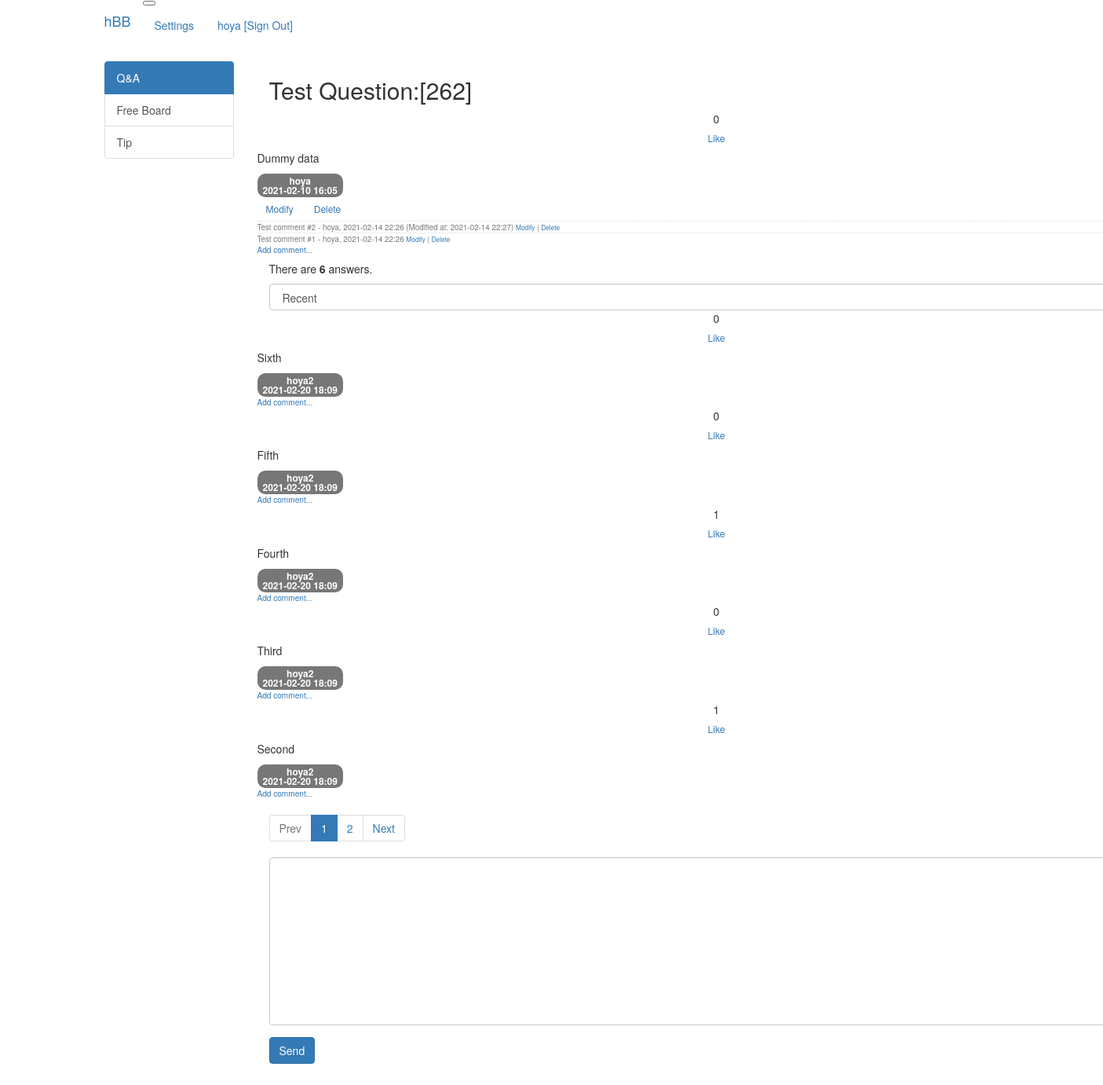
The app's page /question/detail/267/ (signed in) with its own data.
### src/models/user.py (models this page shows)
class UserModel(db.Model):
    id = db.Column(db.Integer, primary_key=True)
    username = db.Column(db.String(150), unique=True, nullable=False)
    password = db.Column(db.String(200), nullable=False)
    email = db.Column(db.String(120), unique=True, nullable=False)

### src/models/question.py (models this page shows)
class QuestionModel(db.Model):
    id = db.Column(db.Integer, primary_key=True)
    category = db.Column(db.String(16), nullable=False)
    subject = db.Column(db.String(200), nullable=False)
    content = db.Column(db.Text(), nullable=False)
    created_date = db.Column(db.DateTime(), nullable=False)
    user_id = db.Column(
        db.Integer, db.ForeignKey("user_model.id", ondelete="CASCADE"), nullable=False
    )
    user = db.relationship("UserModel", backref=db.backref("question_set"))
    modified_date = db.Column(db.DateTime(), nullable=True)
    like = db.relationship(
        "UserModel", secondary=question_like, backref=db.backref("question_like_set")
    )

### src/models/comment.py (models this page shows)
class CommentModel(db.Model):
    id = db.Column(db.Integer, primary_key=True)
    user_id = db.Column(
        db.Integer, db.ForeignKey("user_model.id", ondelete="CASCADE"), nullable=False
    )
    user = db.relationship("UserModel", backref=db.backref("comment_set"))
    content = db.Column(db.Text(), nullable=False)
    created_date = db.Column(db.DateTime(), nullable=False)
    modified_date = db.Column(db.DateTime())
    question_id = db.Column(
        db.Integer,
        db.ForeignKey("question_model.id", ondelete="CASCADE"),
        nullable=True,
    )
    question = db.relationship("QuestionModel", backref=db.backref("comment_set"))
    answer_id = db.Column(
        db.Integer, db.ForeignKey("answer_model.id", ondelete="CASCADE"), nullable=True
    )
    answer = db.relationship("AnswerModel", backref=db.backref("comment_set"))

### src/models/answer.py (models this page shows)
class AnswerModel(db.Model):
    id = db.Column(db.Integer, primary_key=True)
    question_id = db.Column(
        db.Integer, db.ForeignKey("question_model.id", ondelete="CASCADE")
    )
    question = db.relationship(
        "QuestionModel",
        backref=db.backref(
            "answer_set",
        ),
    )
    content = db.Column(db.Text(), nullable=False)
    created_date = db.Column(db.DateTime(), nullable=False)
    user_id = db.Column(
        db.Integer,
        db.ForeignKey("user_model.id", ondelete="CASCADE"),
        nullable=False,
    )
    user = db.relationship("UserModel", backref=db.backref("answer_set"))
    modified_date = db.Column(db.DateTime(), nullable=True)
    like = db.relationship(
        "UserModel", secondary=answer_like, backref=db.backref("answer_like_set")
    )

### src/views/question_views.py (the view)
@bp.route("/detail/<int:question_id>/")
def detail(question_id):
    page = request.args.get("page", type=int, default=1)
    sort = request.args.get("sort", type=str, default="recent")
    category = QuestionModel.query.get_or_404(question_id).category
    if sort == "recommend":
        sub_query = (
            db.session.query(answer_like.c.answer_id, func.count("*").label("num_like"))
            .group_by(answer_like.c.answer_id)
            .subquery()
        )
        answer_list = (
            AnswerModel.query.filter(AnswerModel.question_id == question_id)
            .outerjoin(sub_query, AnswerModel.id == sub_query.c.answer_id)
            .order_by(sub_query.c.num_like.desc(), AnswerModel.created_date.desc())
        )
    else:
        answer_list = AnswerModel.query.filter(
            AnswerModel.question_id == question_id
        ).order_by(AnswerModel.created_date.desc())
    answer_list = answer_list.paginate(page, per_page=5)
    form = AnswerForm()
    question = QuestionModel.query.get_or_404(question_id)
    return render_template(
        "question/question_detail.html",
        category=category,
        question=question,
        answer_list=answer_list,
        page=page,
        sort=sort,
        form=form,
    )

### src/forms.py
class AnswerForm(FlaskForm):
    content = TextAreaField("Content", validators=[DataRequired()])

### src/filter.py (called while the page is built)
def format_datetime(value, fmt="%Y-%m-%d %H:%M"):
    return value.strftime(fmt)

### src/views/account_views.py (called while the page is built)
@bp.before_app_request
def load_signed_in_user():
    user_id = session.get("user_id")
    if user_id is None:
        g.user = None
    else:
        g.user = UserModel.query.get(user_id)

### src/templates/question/question_detail.html (shortened to what this page needs)
{% extends "base.html" %}
{% block content %}
<div class="container py-2">
    <h2 class="border-bottom pb-2">{{ question.subject }}</h2>
    <div class="row my-3">
        <div class="col-1 my-3">
            <div class="bg-light text-center py-3 border font-weight-bolder mb-1">{{ question.like|length }}</div>
            <a class="recommend btn btn-sm btn-secondary btn-block my-1" href="#"
                data-uri="{{ url_for('like.question', question_id=question.id) }}">Like</a>
        </div>
        <div class="col-11">
            <div class="card my-3">
                <div class="card-body">
                    <div class="card-text">{{ question.content|markdown }}</div>
                    <div class="d-flex justify-content-end">
                        <div class="badge badge-light p-2 text-left">
                            <div class="mb-2">{{ question.user.username }}</div>
                            <div>{{ question.created_date|datetime }}</div>
                        </div>
                    </div>
                    {% if g.user == question.user %}
                    <div class="my-3">
                        <a class="btn btn-sm btn-outline-secondary"
                            href="{{ url_for('question.modify', question_id=question.id) }}">Modify</a>
                        <a class="delete btn btn-sm btn-outline-secondary"
                            data-uri="{{ url_for('question.delete', question_id=question.id) }}" href="#">Delete</a>
                    </div>
                    {% endif %}
                    {% if question.comment_set|length > 0 %}
                    <div class="mt-3">
                        {% for comment in question.comment_set %}
                        <div class="comment py-2 text-muted">
                            <span style="white-space: pre-line;">{{ comment.content }}</span>
                            <span>
                                - {{ comment.user.username }}, {{ comment.created_date|datetime }}
                                {% if comment.modified_date %}
                                (Modified at: {{ comment.modified_date|datetime}})
                                {% endif %}
                            </span>
                            {% if g.user == comment.user %}
                            <a class="small"
                                href="{{ url_for('comment.modify_comment_for_question', comment_id=comment.id) }}">Modify</a>
                            <span class="small">|</span>
                            <a class="small delete"
                                data-uri="{{ url_for('comment.delete_comment_for_question', comment_id=comment.id) }}"
                                href="#">Delete</a>
                            {% endif %}
                        </div>
                        {% endfor %}
                    </div>
                    {% endif %}
                    <div>
                        <a class="small"
                            href="{{ url_for('comment.create_comment_for_question', question_id=question.id) }}">
                            <small>Add comment...</small>
                        </a>
                    </div>
                </div>
            </div>
        </div>
    </div>
    <div class="d-flex justify-content-between my-3 border-top pt-2">
        <h5 class="py-2">There are <strong>{{ question.answer_set|length }}</strong> answers.</h5>
        <div class="py-2 col-3" style="margin-right: -1rem;">
            <select class="form-control sort">
                <option value="recent" {% if sort=='recent' %}selected{% endif %}>Recent</option>
            </select>
        </div>
    </div>
    {% for answer in answer_list.items %}
    <div class="row my-3">
        <div class="col-1">
            <div class="bg-light text-center p-3 border font-weight-bolder mb-1">{{ answer.like|length }}</div>
            <a class="recommend btn btn-sm btn-secondary btn-block my-1" href="#"
                data-uri="{{ url_for('like.answer', answer_id=answer.id) }}">Like</a>
        </div>
        <div class="col-11">
            <div class="card mb-2">
                <div class="card-body">
                    <div class="card-text" style="white-space: pre-line;">{{ answer.content|markdown }}</div>
                    <div class="d-flex justify-content-end">
                        <div class="badge badge-light p-2 text-left">
                            <div class="mb-2">{{ answer.user.username }}</div>
                            <div>{{ answer.created_date|datetime }}</div>
                        </div>
                    </div>
                    <div>
                        <a class="small" href="{{ url_for('comment.create_comment_for_answer', answer_id=answer.id) }}">
                            <small>Add comment...</small>
                        </a>
                    </div>
                </div>
            </div>
        </div>
    </div>
    {% endfor %}
    <ul class="pagination justify-content-center">
        {% if answer_list.has_prev %}
        <li class="page-item">
            <a class="page-link" data-page="{{ answer_list.prev_num }}" href="#">Prev</a>
        </li>
        {% else %}
        <li class="page-item disabled">
            <a class="page-link" tabindex="-1" aria-disabled="true" href="#">Prev</a>
        </li>
        {% endif %}
        {% for page_num in answer_list.iter_pages() %}
        {% if page_num %}
        {% if page_num != answer_list.page %}
        <li class="page-item">
            <a class="page-link" data-page="{{ page_num }}" href="#">{{ page_num }}</a>
        </li>
        {% else %}
        <li class="page-item active" aria-current="page">
            <a class="page-link" href="#">{{ page_num }}</a>
        </li>
        {% endif %}
        {% else %}
        <li class="disabled">
            <a class="page-link" href="#">...</a>
        </li>
        {% endif %}
        {% endfor %}
        {% if answer_list.has_next %}
        <li class="page-item">
            <a class="page-link" data-page="{{ answer_list.next_num }}" href="#">Next</a>
        </li>
        {% else %}
        <li class="page-item disabled">
            <a class="page-link" tabindex="-1" aria-disabled="true" href="#">Next</a>
        </li>
        {% endif %}
    </ul>
    <form action="{{ url_for('answer.create', question_id=question.id) }}" class="mt-5 mb-3" method="post">
        <div class="form-group">
            <textarea {% if not g.user %}disabled{% endif %} name="content" id="content" class="form-control"
                rows="10"></textarea>
        </div>
        <input class="btn btn-primary" type="submit" value="Send" />
    </form>
</div>
{% endblock %}

### src/templates/navbar.html (shortened to what this page needs)
<nav class="navbar navbar-expand-lg navbar-dark bg-dark">
    <div class="container">
        <a class="navbar-brand mr-2" href="{{ url_for('main.index') }}">hBB</a>
        <button class="navbar-toggler ml-auto" type="button" data-toggle="collapse" data-target="#navbarNav"
            aria-controls="navbarNav" aria-expanded="false" aria-label="Toggle navigation">
        </button>
        <div id="navbarNav" class="collapse navbar-collapse">
            {% if g.user %}
            <ul class="nav navbar-nav ml-auto">
                <li class="nav-item"><a class="nav-link" href="{{ url_for('common.index') }}">Settings</a></li>
                <li class="nav-item"><a class="nav-link" href="{{ url_for('account.signout') }}">{{ g.user.username }}
                        [Sign Out]</a></li>
            </ul>
            {% else %}
            <ul class="nav navbar-nav ml-auto">
                <li class="nav-item"><a class="nav-link" href="{{ url_for('account.signup') }}">Sign Up</a></li>
                <li class="nav-item"><a class="nav-link" href="{{ url_for('account.signin') }}">Sign In</a></li>
            </ul>
            {% endif %}
        </div>
    </div>
</nav>

### src/static/styles.css (style rules this page uses)
.comment { border-top: dotted 1px #ddd; font-size: 0.7em; }

### records on screen
UserModel: user.username "hoya"
QuestionModel: subject "Test Question:[262]", content "Dummy data", created_date "2021-02-10 16:05"
CommentModel: content "Test comment #2", user.username "hoya", created_date "2021-02-14 22:26", modified_date "2021-02-14 22:27"
CommentModel: content "Test comment #1", user.username "hoya", created_date "2021-02-14 22:26"
AnswerModel: like|length "0", content "Sixth", user.username "hoya2", created_date "2021-02-20 18:09"
AnswerModel: like|length "0", content "Fifth", user.username "hoya2", created_date "2021-02-20 18:09"
AnswerModel: like|length "1", content "Fourth", user.username "hoya2", created_date "2021-02-20 18:09"
AnswerModel: like|length "0", content "Third", user.username "hoya2", created_date "2021-02-20 18:09"
AnswerModel: like|length "1", content "Second", user.username "hoya2", created_date "2021-02-20 18:09"

### other values on screen
{{ question.like|length }} "0"
{{ question.answer_set|length }} "6"
{{ page_num }} "1"
{{ page_num }} "2"
